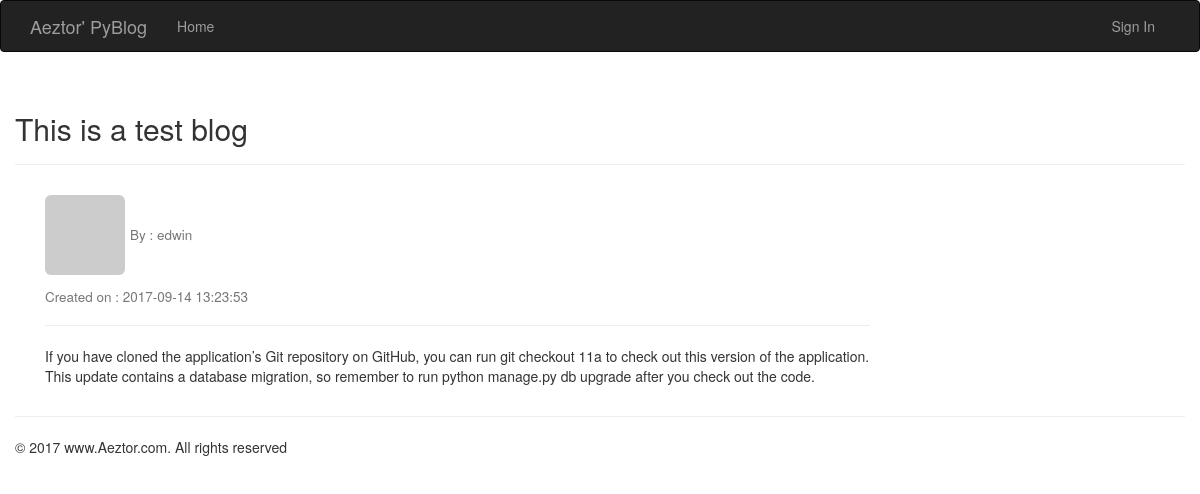
Page /posts/3 on the committed database.
### main/models/post.py (models this page shows)
class Post(db.Model):
    __tablename__ = 'posts'
    id = db.Column(db.Integer, primary_key=True)
    title = db.Column(db.String(100))
    body = db.Column(db.Text)
    timestamp = db.Column(db.DateTime, index=True, default=datetime.utcnow())
    author_id = db.Column(db.Integer, db.ForeignKey('users.id'))

### main/models/user.py (models this page shows, shortened)
class User(UserMixin, db.Model):
    __tablename__ = 'users'
    id = db.Column(db.Integer, primary_key=True)
    email = db.Column(db.String(64), unique=True, index=True)
    username = db.Column(db.String(64), unique=True, index=True)
    password_hash = db.Column(db.String(128))
    role_id = db.Column(db.Integer, db.ForeignKey('roles.id'))
    posts = db.relationship('Post', backref='author', lazy='dynamic')
    @property
    def password(self):
        raise AttributeError('password is not a readable attribute')
    def gravatar(self, size=100, default='identicon', rating='g'):
        if request.is_secure:
            url = 'https://secure.gravatar.com/avatar'
        else:
            url = 'http://www.gravatar.com/avatar'
            hash = hashlib.md5(self.email.encode('utf-8')).hexdigest()
        return '{url}/{hash}?s={size}&d={default}&r={rating}'.format(url=url, hash=hash, size=size, default=default,
                                                                     rating=rating)

### main/controllers/posts.py (the view)
@posts.route('/posts/<id>')
def post(id):
    data = {}
    post = Post.query.get_or_404(id)
    if not post:
        abort(404)
    '''
    data = {'id': post.id,
            'body': post.body,
            'timestamp': post.timestamp,
            'username': post.users.username,
            'title': post.title
            }
    '''
    return render_template('post.html', post=post)

### main/templates/post.html
{% extends 'base.html' %}
{% block content_title %}
<h2> {{ post['title'] }} </h2>
{% endblock %}
{% block page_content %}
<div class="top-pad">
    <div class="profile-thumbnail">
        <h4>
            <a href="{{ url_for('posts.post', id=post.id) }}">
                <img class="img-rounded profile-thumbnal" src={{ post.author.gravatar(size=40) }}>
            </a>
            <small> By : {{ post.author.username }}</small>
        </h4>
        <h4>
            <small> Created on : {{ post.timestamp }}</small>
        </h4>
        <hr>
        <p> {{ post.body }}</p>
    </div>
</div>
{% endblock %}

### rows in the picture
Post: title "This is a test blog", timestamp "2017-09-14 13:23:53", body "If you have cloned the application’s Git repository on GitHub, you can run git checkout 11a to check out this version of the application. This update contains a database migration, so remember to run python manage.py db upgrade after you check out the code."
User: author.username "edwin"
